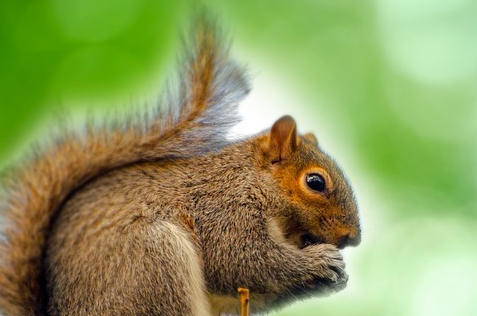
//> input picture lab1-hybrid-image/gui/res/squirrel1.png, 477 x 316 px
$ ./hybrid-image_20230325160035   (built with g++ and OpenCV 4)
//> lines starting //> are read from the running program, lines starting //| are printed output that depends on the picture
#include <opencv2/opencv.hpp>
#include <opencv2/imgproc.hpp>
#include <iostream>

#define CMP

#define PAIR 0 // three pairs: 0 for squirrel-bunny, 1 for dog-cat, 2 for donkey-zebra
#define GRAY1 1 // whether read image1 in gray scale
#define GRAY2 1 // whether read image2 in gray scale

const static std::string resource_dir = "../res/";
const static std::vector<std::pair<std::string, std::string>> pairs {
    {resource_dir + "squirrel1.png", resource_dir + "bunny1.png"},
    {resource_dir + "dog.jpg", resource_dir + "cat.jpg"},
    {resource_dir + "donkey1.jpg", resource_dir + "zebra1.jpg"},
};

cv::Mat img1 = cv::imread(pairs[PAIR].first, GRAY1);
cv::Mat img2 = cv::imread(pairs[PAIR].second, GRAY2);

const int ksize_max = 99, sigma_max = 99, weight_max = 10;
int ksize1 = 39, ksize2 = 21;
int sigma1 = 11.0, sigma2 = 5.0;
int weight1 = 10, weight2 = 10;

const int pyr_level = 5;        // number of pyramid levels
const double pyr_ratio = 0.7;   // ratio of pyramid levels

cv::Mat hybrid_img(cv::Mat &img1, cv::Mat &img2, int ksize1, double sigma1, int ksize2, double sigma2, double weight1, double weight2);
void create_trackbars();
static void on_trackbar(int, void *);
void show_pyramid(cv::Mat &img, int levels, double ratio, std::string wnd_name = "pyramid");

int main()
{
    cv::Mat img1 = cv::imread(pairs[PAIR].first, 1);
//> img1 is the input picture: 316 rows x 477 cols, CV_8UC3; mean B, G, R 93.5, 155.2, 141.4
    cv::Mat img2 = cv::imread(pairs[PAIR].second, 1);
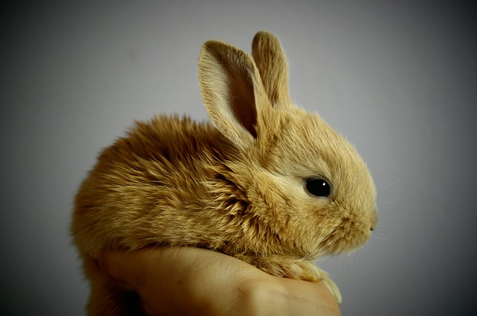
//> input picture lab1-hybrid-image/gui/res/bunny1.png, 477 x 316 px
//> img2 is the input picture: 316 rows x 477 cols, CV_8UC3; mean B, G, R 78.1, 97.5, 106.6
    cv::Mat dst = hybrid_img(img1, img2, ksize1, sigma1, ksize2, sigma2, weight1, weight2);
    show_pyramid(dst, pyr_level, pyr_ratio, "pyramid_color");

    img1 = cv::imread(pairs[PAIR].first, 0);
    img2 = cv::imread(pairs[PAIR].second, 0);
    cv::cvtColor(img1, img1, cv::COLOR_GRAY2BGR);
    cv::cvtColor(img2, img2, cv::COLOR_GRAY2BGR);
    dst = hybrid_img(img1, img2, ksize1, sigma1, ksize2, sigma2, weight1, weight2);
    show_pyramid(dst, pyr_level, pyr_ratio, "pyramid_gray");

    cv::waitKey(0);


#ifndef CMP

#if !GRAY1
    cv::cvtColor(img1, img1, cv::COLOR_GRAY2BGR);   // make sure mats are 3-channel
#endif
#if !GRAY2
    cv::cvtColor(img2, img2, cv::COLOR_GRAY2BGR);
#endif

    double duration = static_cast<double>(cv::getTickCount());

    cv::Mat dst = hybrid_img(img1, img2, ksize1, sigma1, ksize1, sigma2, weight1, weight2);

    duration = (static_cast<double>(cv::getTickCount()) - duration) / cv::getTickFrequency();
    std::cout << "Time: " << duration << std::endl;

    create_trackbars();
    cv::waitKey(0);

#endif

    return 0;
}

cv::Mat hybrid_img(cv::Mat &img1, cv::Mat &img2, int ksize1, double sigma1, int ksize2, double sigma2, double weight1, double weight2) {
//> called with ksize1 = 39, sigma1 = 11, ksize2 = 21, sigma2 = 5, weight1 = 10, weight2 = 10
    cv::Mat dst;
    cv::Mat img1_g1, img2_g2;

    CV_Assert(img1.data && img2.data);
    CV_Assert(ksize1 > 0 && ksize1 % 2 == 1 && ksize2 > 0 && ksize2 % 2 == 1);
#ifndef CMP
    cv::imshow("img1", img1);
    cv::imshow("img2", img2);
#endif
    double duration = static_cast<double>(cv::getTickCount());

    cv::GaussianBlur(img1, img1_g1, cv::Size(ksize1, ksize1), sigma1);  // low-passed image
    cv::GaussianBlur(img2, img2_g2, cv::Size(ksize2, ksize2), sigma2);
    cv::subtract(img2, img2_g2, img2_g2);   // high-passed image
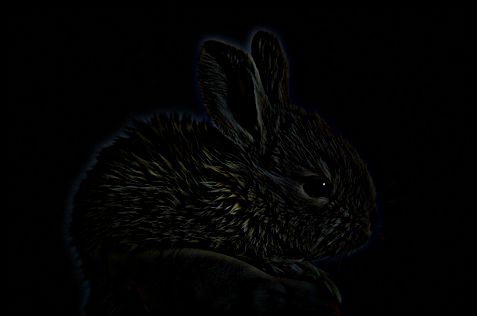
//> img2_g2: 316 rows x 477 cols, CV_8UC3; mean B, G, R 2.7, 3, 2.8
    cv::addWeighted(img1_g1, weight1 / weight_max, img2_g2, weight2 / weight_max, 0.0, dst);
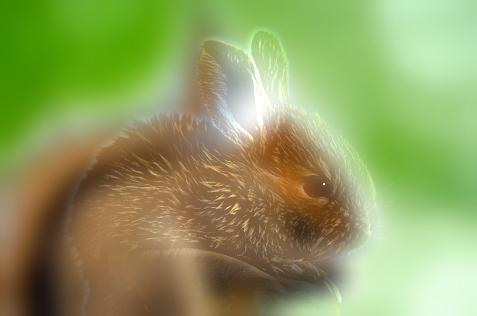
//> dst: 316 rows x 477 cols, CV_8UC3; mean B, G, R 96.2, 158.1, 144.2

    duration = (static_cast<double>(cv::getTickCount()) - duration) / cv::getTickFrequency();
    std::cout << "Time of hybrid: " << duration << std::endl;
#ifndef CMP
    cv::imshow("low_passed", img1_g1);
    cv::imshow("high_passed", img2_g2);
    cv::imshow("hybrid_image", dst);
    show_pyramid(dst, pyr_level, pyr_ratio, "pyramid");
#endif
    return dst;
}

static void on_trackbar(int, void *) {
    if (ksize1 % 2 == 0) ksize1++;  // make sure ksize is odd
    if (ksize2 % 2 == 0) ksize2++;
    if (sigma1 == 0) sigma1++;
    if (sigma2 == 0) sigma1++;
    if (weight1 == 0) weight1++;
    if (weight2 == 0) weight2++;

    cv::Mat dst = hybrid_img(img1, img2, ksize1, sigma1, ksize2, sigma2, weight1, weight2);
}

void create_trackbars() {
    cv::createTrackbar("ksize1", "low_passed", &ksize1, ksize_max, on_trackbar);
    cv::createTrackbar("sigma1", "low_passed", &sigma1, sigma_max, on_trackbar);
    cv::createTrackbar("ksize2", "high_passed", &ksize2, ksize_max, on_trackbar);
    cv::createTrackbar("sigma2", "high_passed", &sigma2, sigma_max, on_trackbar);
    cv::createTrackbar("weight1", "hybrid_image", &weight1, weight_max, on_trackbar);
    cv::createTrackbar("weight2", "hybrid_image", &weight2, weight_max, on_trackbar);
}

void show_pyramid(cv::Mat &img, int levels, double ratio, std::string wnd_name) {
//> called with levels = 5, ratio = 0.7, wnd_name = "pyramid_color"
    std::vector<cv::Mat> pyr;
    cv::Mat tmp = img;
    pyr.push_back(tmp);
    for (int i = 0; i < levels - 1; i++) {
        cv::resize(tmp, tmp, cv::Size(), ratio, ratio);
        pyr.push_back(tmp);
    }

    int height = pyr[0].rows;
//> height = 316
    int width = pyr[0].cols;
//> width = 477
    for (int i = 1; i < levels; i++) {
        width += pyr[i].cols;
    }
//> this loop made 4 passes
//> width on passes 1 to 4: 811, 1045, 1209, 1324
//> after the loop, width = 1324

    cv::Mat canvas(height, width, CV_8UC3, cv::Scalar(0, 0, 0));
//> canvas: 316 rows x 1324 cols, CV_8UC3; every value is 0
    int x = 0;
    for (int i = 0; i < levels; i++) {
        cv::Mat tmp = canvas(cv::Rect(x, 0, pyr[i].cols, pyr[i].rows));
        pyr[i].copyTo(tmp);
        x += pyr[i].cols;
    }
//> this loop made 5 passes
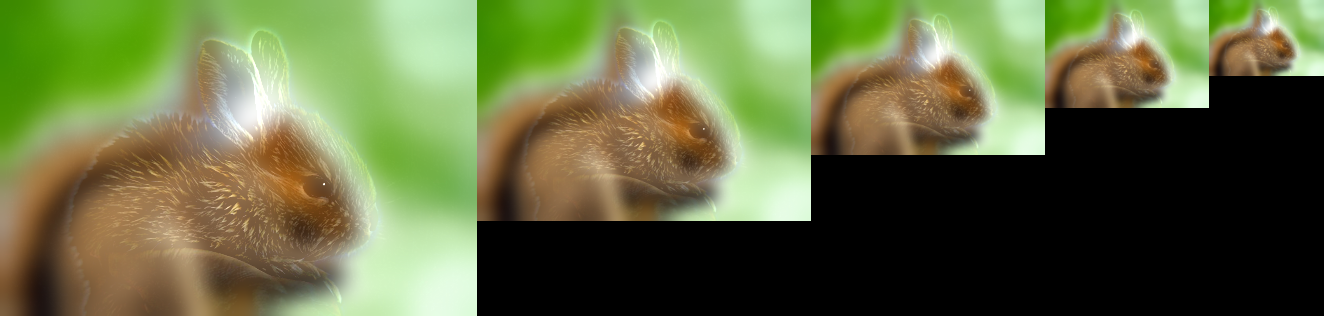
//> canvas: 316 rows x 1324 cols, CV_8UC3; mean B, G, R 66, 108.5, 98.9
//> after the loop, x = 1324
//> call 2 of hybrid_img, with ksize1 = 39, sigma1 = 11, ksize2 = 21, sigma2 = 5, weight1 = 10, weight2 = 10
//> in hybrid_img (call 2), `cv::GaussianBlur(img2, img2_g2, cv::Size(ksize2, ksize2), sigma2);`:
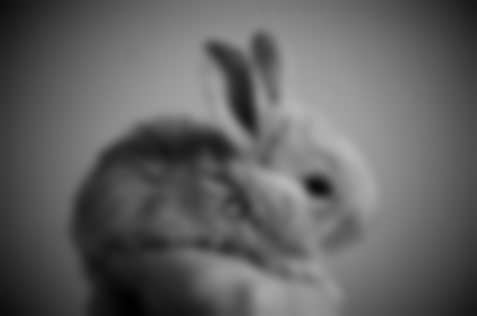
//> img2_g2: 316 rows x 477 cols, CV_8UC3; min 2, max 183, mean 97.6
//> in hybrid_img (call 2), `cv::addWeighted(img1_g1, weight1 / weight_max, img2_g2, weight2 / weig..`:
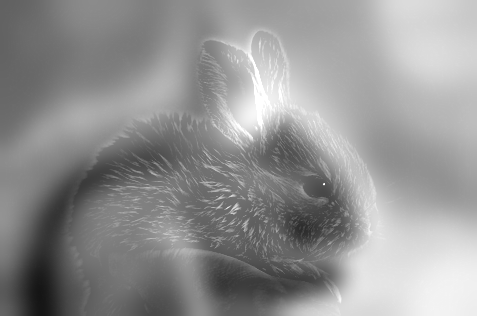
//> dst: 316 rows x 477 cols, CV_8UC3; min 21, max 255, mean 146.3
//> call 2 of show_pyramid, with levels = 5, ratio = 0.7, wnd_name = "pyramid_gray"
//> in show_pyramid (call 2), `int width = pyr[0].cols;`: width = 477
//> the loop in show_pyramid (call 2), `for (int i = 1; i < levels; i++)` made 4 passes
//> after the loop in show_pyramid (call 2), `for (int i = 1; i < levels; i++)`: width = 1324
//> the loop in show_pyramid (call 2), `for (int i = 0; i < levels; i++)` made 5 passes
//> after the loop in show_pyramid (call 2), `for (int i = 0; i < levels; i++)`:
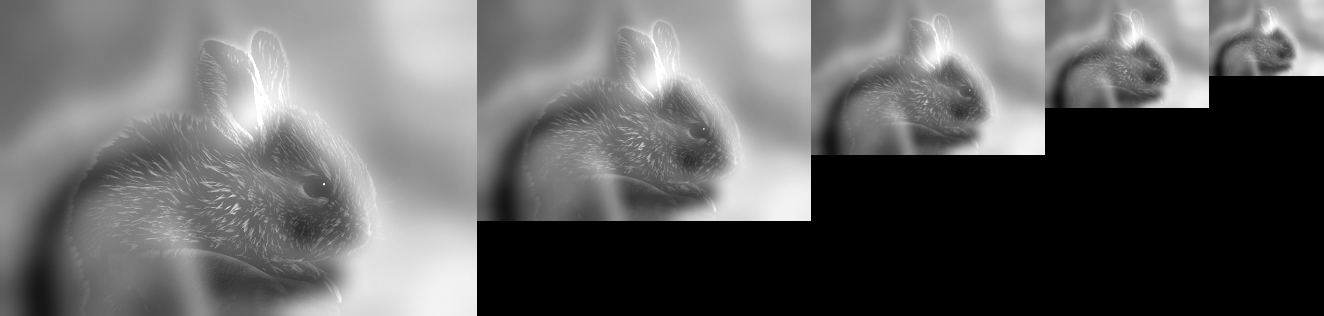
//> canvas: 316 rows x 1324 cols, CV_8UC3; min 0, max 255, mean 100.4

    cv::imshow(wnd_name, canvas);
}
